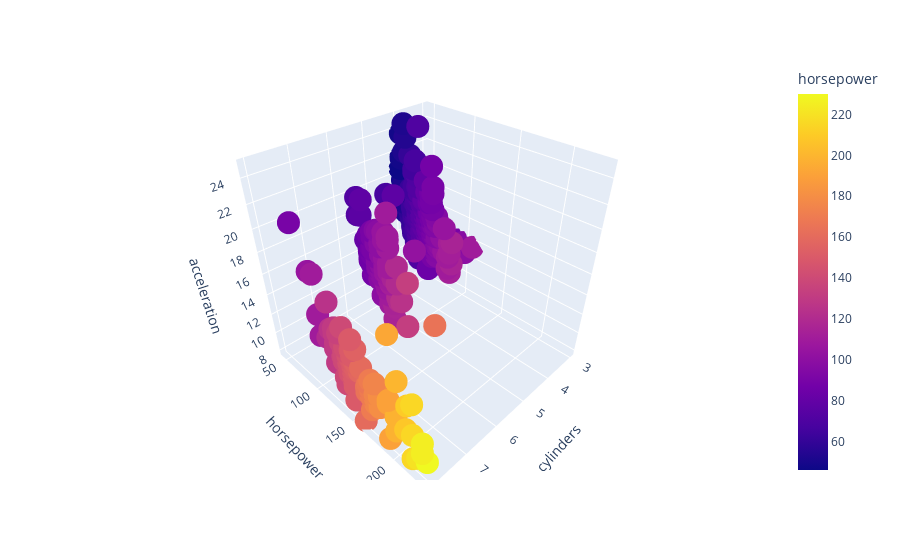

Notebook source saved alongside this figure:
### Code cell
pic= px.scatter_3d(df,x='cylinders',y='horsepower',z='acceleration',color='horsepower')
pic.show()

### Figure 1 — Plotly figure (JSON) as saved in the notebook; plotly's stock layout.template omitted (floating-point values rounded to 4 significant figures; data arrays with more than 128 entries replaced by an {"elided": "..."} marker saying what was removed)
{"data": [{"hovertemplate": "cylinders=%{x}<br>horsepower=%{marker.color}<br>acceleration=%{z}<extra></extra>", "legendgroup": "", "marker": {"color": {"elided": "398 int values"}, "coloraxis": "coloraxis", "symbol": "circle"}, "mode": "markers", "name": "", "scene": "scene", "showlegend": false, "type": "scatter3d", "x": {"elided": "398 int values"}, "y": {"elided": "398 int values"}, "z": {"elided": "398 float values"}}], "layout": {"coloraxis": {"colorbar": {"title": {"text": "horsepower"}}, "colorscale": [[0, "#0d0887"], [0.1111, "#46039f"], [0.2222, "#7201a8"], [0.3333, "#9c179e"], [0.4444, "#bd3786"], [0.5556, "#d8576b"], [0.6667, "#ed7953"], [0.7778, "#fb9f3a"], [0.8889, "#fdca26"], [1, "#f0f921"]]}, "legend": {"tracegroupgap": 0}, "margin": {"t": 60}, "scene": {"domain": {"x": [0, 1], "y": [0, 1]}, "xaxis": {"title": {"text": "cylinders"}}, "yaxis": {"title": {"text": "horsepower"}}, "zaxis": {"title": {"text": "acceleration"}}}}}
